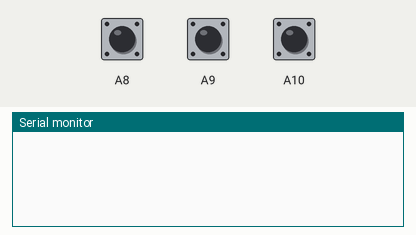
Simulated run of this sketch. Board: Arduino Mega 2560, built with avr-gcc and run on an emulated ATmega2560. Parts: the last lines printed to the serial monitor. The test bench sets the inputs (shaded band); at power-on: A8 HIGH, A9 HIGH, A10 HIGH.

Above: at 1.2 s.
1.3 s: A8 pulled LOW for 0.15 s
At 2.6 s:
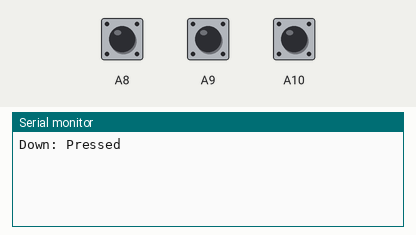
2.9 s: A9 pulled LOW for 0.15 s
At 3.9 s:
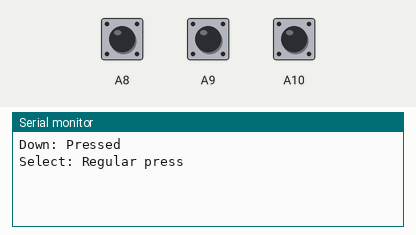
4.5 s: A10 pulled LOW for 0.15 s
At 5.1 s:
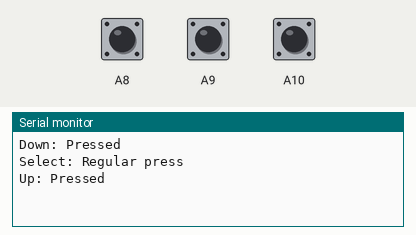
6.1 s: A9 pulled LOW for 1 s
At 7.6 s:
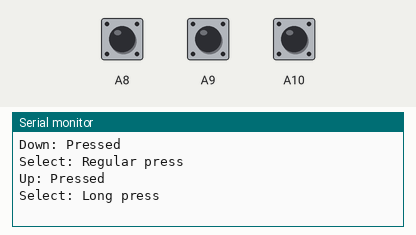

The sketch:

button2multiple.ino
```cpp
/////////////////////////////////////////////////////////////////

#include "Button2.h";

/////////////////////////////////////////////////////////////////
// Instantiate button objects with button pins //////////////////
/////////////////////////////////////////////////////////////////

Button2 up_button = Button2(A10);
Button2 select_button = Button2(A9);
Button2 down_button = Button2(A8);

/////////////////////////////////////////////////////////////////

void setup() {
  Serial.begin(9600);
  while (!Serial) {
    delay(20);
  }
  // set button handlers
  up_button.setTapHandler(upPress);
  select_button.setTapHandler(selectPress);
  down_button.setTapHandler(downPress);
}

/////////////////////////////////////////////////////////////////

void loop() {
  // initalize constant checking
  up_button.loop();
  select_button.loop();
  down_button.loop();
}

/////////////////////////////////////////////////////////////////
// Button Update Functions //////////////////////////////////////
/////////////////////////////////////////////////////////////////

void upPress(Button2& btn) {
    Serial.println("Up: Pressed");
}

void selectPress(Button2& btn) {
    unsigned int time = btn.wasPressedFor();
    if (time < 1000) {
        Serial.println("Select: Regular press");
    }
    else {
        Serial.println("Select: Long press");
    }
}

void downPress(Button2& btn) {
    Serial.println("Down: Pressed");
}
/////////////////////////////////////////////////////////////////
```

Measured:
- after the input at 1.3 s, the serial monitor: prints a new line after 0.20 s (image 1)
- after the input at 2.9 s, the serial monitor: prints a new line after 0.20 s (image 2)
- after the input at 4.5 s, the serial monitor: prints a new line after 0.20 s (image 3)
- after the input at 6.1 s, the serial monitor: prints a new line after 1.0 s (image 4)
